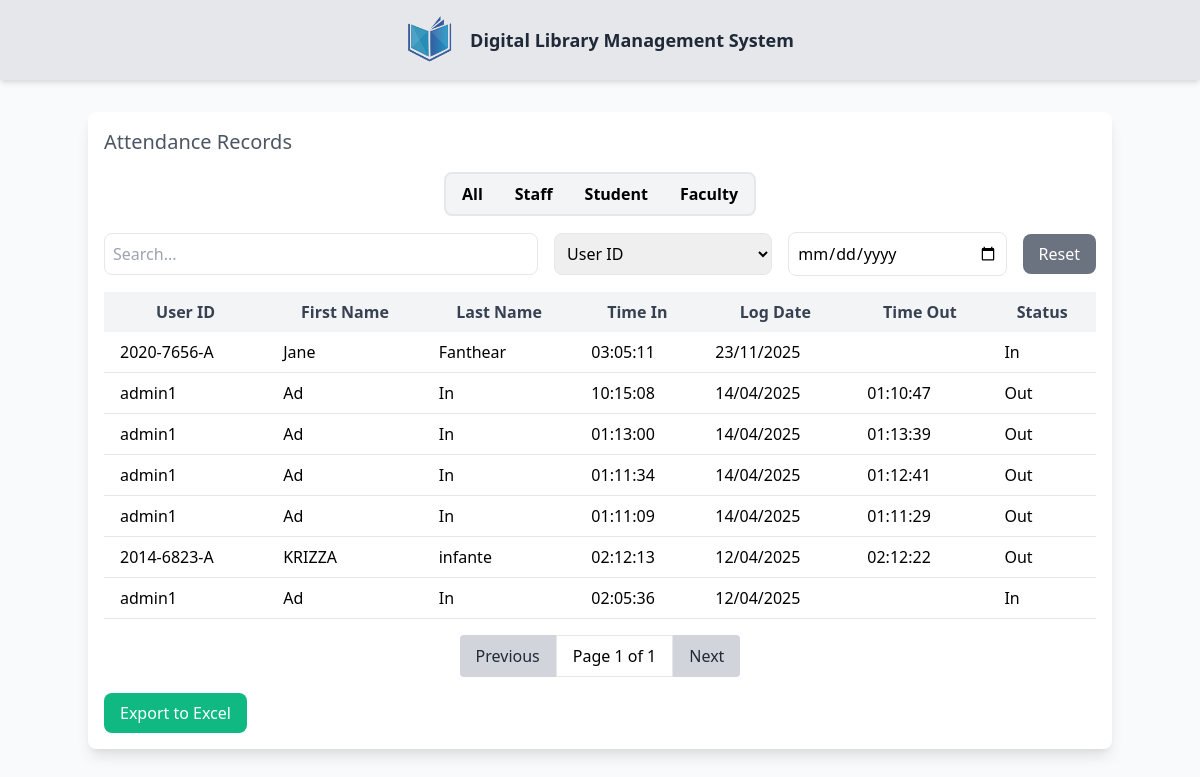
The app's page /dashboard/page/QRscan/index_lib.php, older data.
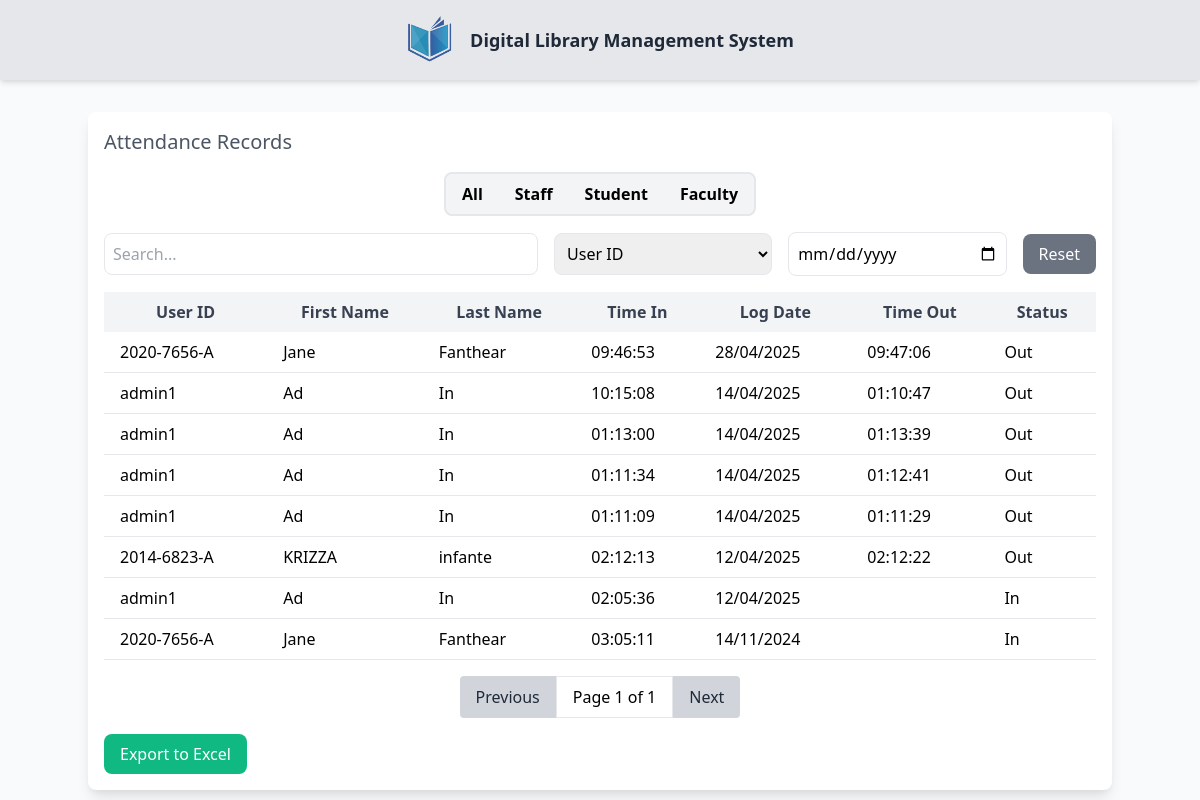
The same page, newer data.
### tables this page shows
CREATE TABLE `attendance` (
  `ID` int(11) NOT NULL,
  `IDno` varchar(50) NOT NULL,
  `TIMEIN` time DEFAULT NULL,
  `TIMEOUT` time DEFAULT NULL,
  `LOGDATE` date NOT NULL,
  `STATUS` tinyint(1) DEFAULT 0
);

CREATE TABLE `users_info` (
  `IDno` varchar(11) NOT NULL,
  `Fname` varchar(50) DEFAULT NULL,
  `Sname` varchar(50) DEFAULT NULL,
  `Mname` varchar(50) DEFAULT NULL,
  `Ename` varchar(50) DEFAULT NULL,
  `gender` varchar(10) DEFAULT NULL,
  `photo` varchar(255) DEFAULT NULL,
  `email` varchar(100) DEFAULT NULL,
  `contact` varchar(20) DEFAULT NULL,
  `municipality` varchar(100) DEFAULT NULL,
  `barangay` varchar(100) DEFAULT NULL,
  `province` varchar(100) DEFAULT NULL,
  `DOB` date DEFAULT NULL,
  `college` varchar(100) DEFAULT NULL,
  `department` varchar(255) DEFAULT NULL,
  `course` varchar(100) DEFAULT NULL,
  `yrLVL` varchar(50) DEFAULT NULL,
  `A_LVL` varchar(11) DEFAULT NULL,
  `personnel_type` enum('Teaching Personnel','Non-Teaching Personnel') DEFAULT NULL,
  `status_details` enum('active','inactive','restricted') DEFAULT NULL,
  `username` varchar(50) DEFAULT NULL,
  `password` varchar(255) DEFAULT NULL,
  `U_Type` enum('admin','student','staff','librarian','faculty') DEFAULT NULL,
  `status_log` enum('pending','approved','rejected') DEFAULT NULL
);

### dashboard/page/QRscan/index_lib.php (the view, shortened to what this page needs)
<?php
include '../../config.php';
$attendanceQuery = "   SELECT a.ID, a.IDno, u.Fname, u.Sname, a.TIMEIN, a.TIMEOUT, a.LOGDATE, a.STATUS , u.U_type
    FROM attendance a
    JOIN users_info u ON a.IDno = u.IDno
    ORDER BY a.LOGDATE DESC, a.TIMEIN DESC";
$query = $conn->query($attendanceQuery);
?>
<!DOCTYPE html>
<html lang="en">
<head>
    <link href="https://cdn.jsdelivr.net/npm/tailwindcss@2.0.0-alpha.1/dist/tailwind.min.css" rel="stylesheet">
</head>
<body class="bg-gray-50">
    <div class="flex items-center justify-center bg-gray-200 p-4 shadow-md">
        <a href="../index.php">
            <img src="../../../Registration/pic/logo wu.png" alt="Logo" class="h-12 w-12 mr-4">
        </a>
        <strong class="text-lg font-semibold text-gray-800">Digital Library Management System</strong>
    </div>
    <div class="container mx-auto">
        <div class="flex justify-center items-center flex-wrap min-h-[80vh] pt-8">
            <div class="w-full md:w-full p-4 bg-white rounded-lg shadow-lg">
                <h2 class="text-xl font-medium text-gray-600 mb-4">Attendance Records</h2>
                <div class="flex justify-center items-center w-full md:w-auto mb-4">
                    <div class="radio-input flex rounded-lg border-2 border-gray-200 bg-gray-100 overflow-hidden ">
                        <label class="flex-1 text-center px-4 py-2 font-semibold text-black cursor-pointer transition-all hover:bg-blue-300">
                            <span>All</span>
                        </label>
                        <label class="flex-1 text-center px-4 py-2 font-semibold text-black cursor-pointer transition-all hover:bg-blue-300">
                            <span>Staff</span>
                        </label>
                        <label class="flex-1 text-center px-4 py-2 font-semibold text-black cursor-pointer transition-all hover:bg-blue-300">
                            <span>Student</span>
                        </label>
                        <label class="flex-1 text-center px-4 py-2 font-semibold text-black cursor-pointer transition-all hover:bg-blue-300">
                            <span>Faculty</span>
                        </label>
                    </div>
                </div>
                <div class="flex flex-col md:flex-row justify-between items-center gap-4 mb-4">
                    <input type="text" id="searchInput" placeholder="Search..." class="w-full md:w-1/2 p-2 border rounded-lg" onkeyup="renderTable()">
                    <select id="searchCategory" class="w-full md:w-1/4 p-2 border rounded-lg">
                        <option value="IDno">User ID</option>
                    </select>
                    <input type="date" id="dateInput" class="w-full md:w-1/4 p-2 border rounded-lg" onchange="renderTable()">
                    <button id="resetButton" class="bg-gray-500 text-white py-2 px-4 rounded-lg" onclick="resetFilters()">Reset</button>
                </div>
                <table id="attendanceTable" class="min-w-full table-auto border-collapse">
                    <thead>
                        <tr class="bg-gray-100">
                            <th class="px-4 py-2 text-gray-700">User ID</th>
                            <th class="px-4 py-2 text-gray-700">First Name</th>
                            <th class="px-4 py-2 text-gray-700">Last Name</th>
                            <th class="px-4 py-2 text-gray-700">Time In</th>
                            <th class="px-4 py-2 text-gray-700">Log Date</th>
                            <th class="px-4 py-2 text-gray-700">Time Out</th>
                            <th class="px-4 py-2 text-gray-700">Status</th>
                        </tr>
                    </thead>
                    <tbody id="tableBody">
                        <?php while ($row = $query->fetch_assoc()) { ?>
                            <tr class="border-b user-row" data-user-type="<?php echo htmlspecialchars($row['U_type']); ?>">
                                <td class="px-4 py-2"><?php echo $row['IDno']; ?></td>
                                <td class="px-4 py-2"><?php echo $row['Fname']; ?></td>
                                <td class="px-4 py-2"><?php echo $row['Sname']; ?></td>
                                <td class="px-4 py-2"><?php echo $row['TIMEIN']; ?></td>
                                <td class="px-4 py-2"><?php echo date('d/m/Y', strtotime($row['LOGDATE'])); ?></td>
                                <td class="px-4 py-2"><?php echo $row['TIMEOUT']; ?></td>
                                <td class="px-4 py-2"><?php echo $row['STATUS'] == 1 ? 'Out' : 'In'; ?></td>
                            </tr>
                        <?php } ?>
                    </tbody>
                </table>
                <div id="pagination" class="flex justify-center mt-4">
                    <button id="prevBtn" onclick="prevPage()" class="px-4 py-2 bg-gray-300 text-gray-800 rounded-l" disabled>Previous</button>
                    <span id="pageInfo" class="px-4 py-2 bg-white border">Page 1</span>
                    <button id="nextBtn" onclick="nextPage()" class="px-4 py-2 bg-gray-300 text-gray-800 rounded-r">Next</button>
                </div>
                <button class="bg-green-500 text-white py-2 px-4 rounded-lg mt-4" onclick="Export()">Export to Excel</button>
            </div>
        </div>
    </div>
</body>
</html>

Row changes from the older to the newer data that the page shows:
added attendance: IDno "2020-7656-A", IDno.Fname "Jane", IDno.Sname "Fanthear", TIMEIN "09:46:53", LOGDATE "28/04/2025", TIMEOUT "09:47:06", STATUS "Out"
changed attendance (number 8 of 8 on the later page): LOGDATE "23/11/2025" → "14/11/2024"; moves down the list
